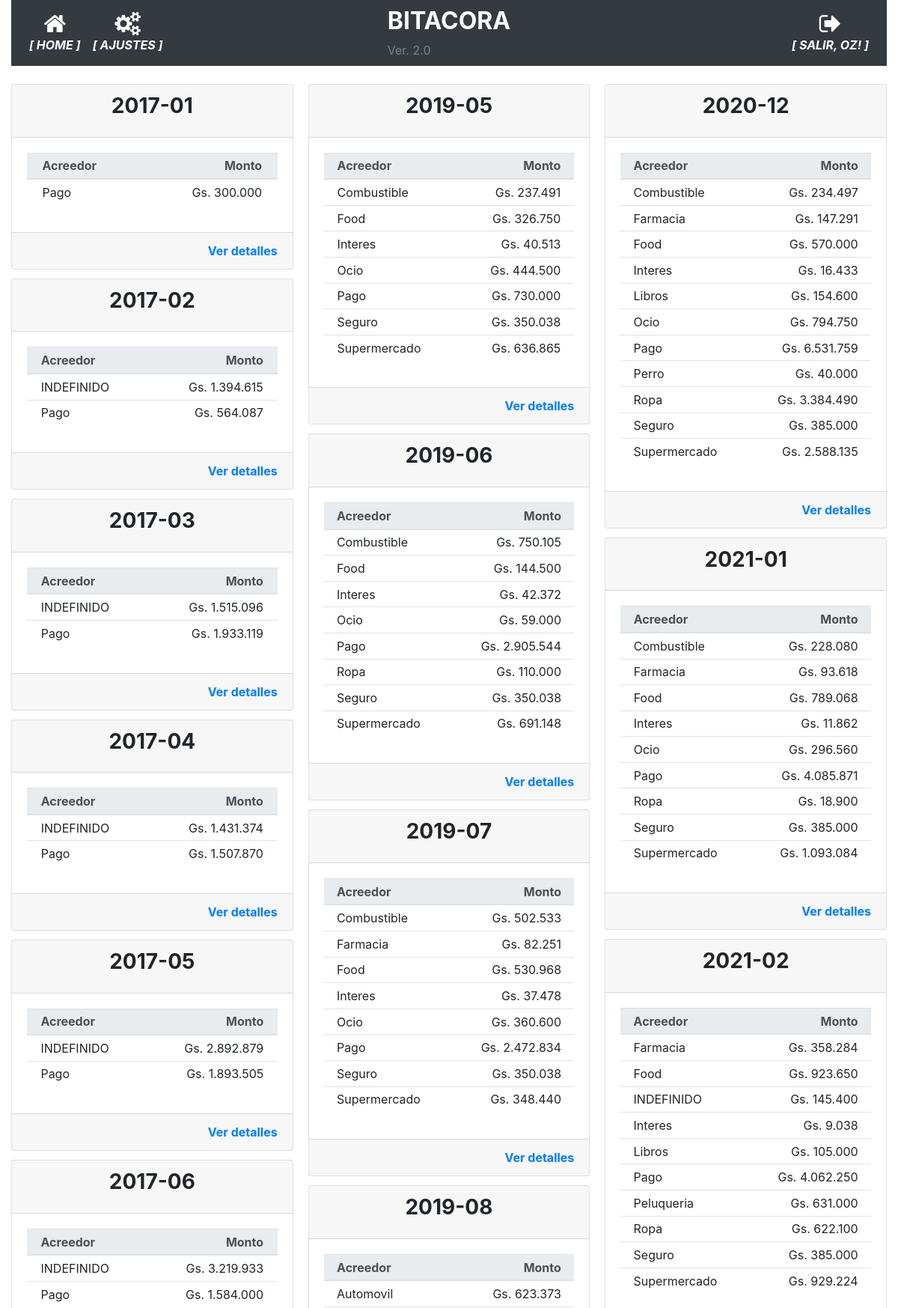
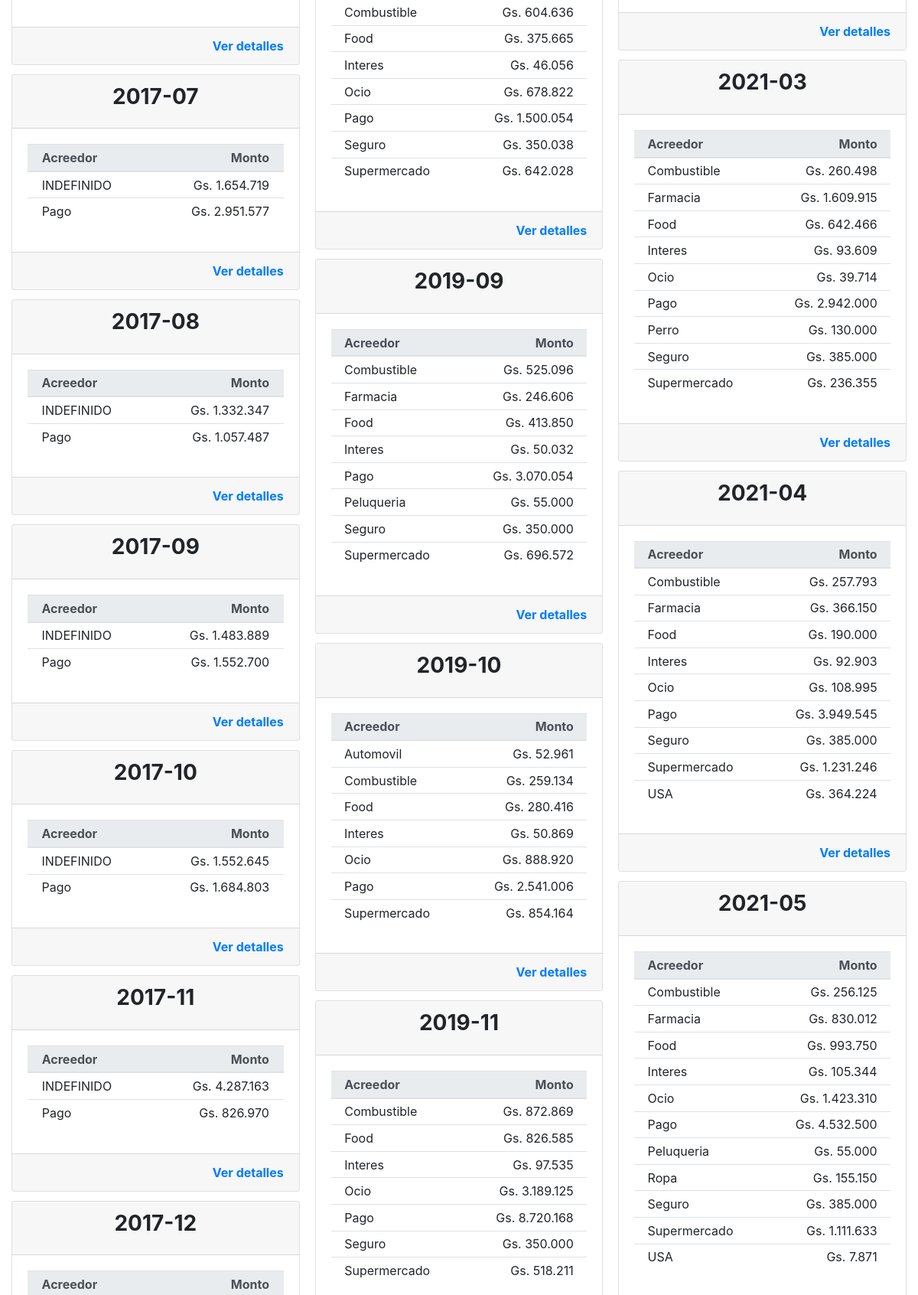
/historial_operacion (signed in, upper part), run on the app's committed database (2 pictures, top to bottom).
### app/models.py (models this page shows, shortened)
class User(UserMixin, db.Model):
    id = db.Column(db.Integer, primary_key=True)
    username = db.Column(db.String(64), index=True, unique=True)
    email = db.Column(db.String(120), index=True, unique=True)
    password_hash = db.Column(db.String(128))
    perfil = db.Column(db.String(128))

class TiposMovimiento(db.Model):
    __tablename__='tipos_movimiento'
    id = db.Column(db.Integer, primary_key=True)
    tipo = db.Column(db.String(100), nullable=False)

### app/routes.py (the view)
@app.route('/historial_operacion', methods=['GET', 'POST'])
@login_required
def historial_operacion():
    operaciones = db.session.query(func.strftime("%Y-%m", Movimientos.fecha_operacion).label('fecha'), TiposMovimiento.tipo.label('acreedor'), func.sum(Movimientos.monto_operacion).label('total')).join(TiposMovimiento).group_by(func.strftime("%Y-%m", Movimientos.fecha_operacion), TiposMovimiento.tipo).all()
    return render_template('historial_operaciones.html', gastos=operaciones)#, anno=anno, movimientos_anno=movimientos_anno, movimientos_anno_especifico=movimientos_anno_especifico, movimientos_mes_especifico=movimientos_mes_especifico, movimientos_mes_detalle=movimientos_mes_detalle)

### app/models.py (called while the page is built)
@login.user_loader
def load_user(id):
    return User.query.get(int(id))

### app/templates/historial_operaciones.html
{% extends "base.html" %}
{% block main %}
<div class="card-columns">
    {% for fecha, detalle_gasto in gastos | groupby('fecha') %}
    <div class="card card-responsive">
        <div class="card-header">
            <h3 class="card-title text-center"><strong>{{ fecha }}</strong></h3>
        </div>
        <div class="card-body">
            <table class="table table-sm">
                <thead class="thead-light">
                    <th></th>
                    <th>Acreedor</th>
                    <th class="card-text text-right">Monto</th>
                    <th></th>
                </thead>
                <tbody>
                    {% for gasto in detalle_gasto %}
                    <tr>
                        <td></td>
                        <td>{{gasto.acreedor}}</td>
                        <td class="card-text text-right">{{ "Gs. {:,.0f}".format(gasto.total).replace(",", ".") }}</td>
                        <td></td>
                    </tr>
                    {% endfor %}
                </tbody>
            </table>
        </div>
        <div class="card-footer text-muted text-right">
            <a href="{{ url_for('movimientos_mes', mes=fecha) }}" class="card-link"><strong>Ver detalles</strong></a>
        </div>
    </div>
    {% endfor %}
</div>
{% endblock %}

### app/templates/base.html (shortened to what this page needs)
<!doctype html>
<html lang="en">
  <head>
    <link rel="stylesheet" href="https://stackpath.bootstrapcdn.com/bootstrap/4.5.0/css/bootstrap.min.css">
    <link rel="stylesheet" href="https://maxcdn.bootstrapcdn.com/font-awesome/4.4.0/css/font-awesome.min.css">
  </head>
  <body>
    <div class="container-fluid">
      <nav class="navbar navbar-expand-md navbar-dark bg-dark">
        <div class="navbar-collapse collapse w-100 order-1 order-md-0 dual-collapse2">
            <ul class="navbar-nav mr-auto text-center">
              <li class="nav-item active">
                <a href="{{ url_for('index') }}" class="nav-link d-flex flex-column">
                <i class="fa fa-home fa-2x"></i>
                <span class="d-none d-sm-inline"><i><strong>[ HOME ]</strong></i></span></a>
              </li>
              <li class="nav-item active">
                <a href="{{ url_for('parametrico') }}" class="nav-link d-flex flex-column">
                <i class="fa fa-cogs fa-2x"></i>
                <span class="d-none d-sm-inline"><i><strong>[ AJUSTES ]</strong></i></span></a>
              </li>
            </ul>
        </div>
        <div class="mx-auto order-0">
            <h2 class="mx-auto text-light"><strong>BITACORA</strong></h2>
            <span style="color: grey">Ver. 2.0</span>
        </div>
        <div class="navbar-collapse collapse w-100 order-3 dual-collapse2">
            <ul class="navbar-nav ml-auto text-center">
              <li class="nav-item active">
                {% if current_user.is_anonymous %}
                  <a href="{{ url_for('logout') }}" class="nav-link d-flex flex-column">
                  <i class="fa fa-sign-in fa-2x"></i>
                  <span class="d-none d-sm-inline"><i><strong>[ ACCEDER ]</strong></i></span></a>
                {% else %}
                  <a href="{{ url_for('logout') }}" class="nav-link d-flex flex-column">
                  <i class="fa fa-sign-out fa-2x"></i>
                  <span class="d-none d-sm-inline"><i><strong>[ SALIR, {{ current_user.username | upper }}! ]</strong></i></span></a>
                {% endif %}
              </li>
            </ul>
        </div>
    </nav>
    <br>
      <div>
        {% block main %}{% endblock %}
      </div>
    </div>
  </body>
</html>

### data on the page
User: username "OZ"
TiposMovimiento: acreedor "Pago", total "Gs. 300.000", total "Gs. 564.087", total "Gs. 1.933.119", total "Gs. 1.507.870", total "Gs. 1.893.505", total "Gs. 1.584.000", total "Gs. 2.951.577", total "Gs. 1.057.487", total "Gs. 1.552.700", total "Gs. 1.684.803", total "Gs. 826.970", total "Gs. 730.000", total "Gs. 2.905.544", total "Gs. 2.472.834", total "Gs. 1.500.054", total "Gs. 3.070.054", total "Gs. 2.541.006", total "Gs. 8.720.168", total "Gs. 6.531.759", total "Gs. 4.085.871", total "Gs. 4.062.250", total "Gs. 2.942.000", total "Gs. 3.949.545", total "Gs. 4.532.500"
TiposMovimiento: acreedor "INDEFINIDO", total "Gs. 1.394.615", total "Gs. 1.515.096", total "Gs. 1.431.374", total "Gs. 2.892.879", total "Gs. 3.219.933", total "Gs. 1.654.719", total "Gs. 1.332.347", total "Gs. 1.483.889", total "Gs. 1.552.645", total "Gs. 4.287.163", total "Gs. 145.400"
TiposMovimiento: acreedor "Combustible", total "Gs. 237.491", total "Gs. 750.105", total "Gs. 502.533", total "Gs. 604.636", total "Gs. 525.096", total "Gs. 259.134", total "Gs. 872.869", total "Gs. 234.497", total "Gs. 228.080", total "Gs. 260.498", total "Gs. 257.793", total "Gs. 256.125"
TiposMovimiento: acreedor "Food", total "Gs. 326.750", total "Gs. 144.500", total "Gs. 530.968", total "Gs. 375.665", total "Gs. 413.850", total "Gs. 280.416", total "Gs. 826.585", total "Gs. 570.000", total "Gs. 789.068", total "Gs. 923.650", total "Gs. 642.466", total "Gs. 190.000", total "Gs. 993.750"
TiposMovimiento: acreedor "Interes", total "Gs. 40.513", total "Gs. 42.372", total "Gs. 37.478", total "Gs. 46.056", total "Gs. 50.032", total "Gs. 50.869", total "Gs. 97.535", total "Gs. 16.433", total "Gs. 11.862", total "Gs. 9.038", total "Gs. 93.609", total "Gs. 92.903", total "Gs. 105.344"
TiposMovimiento: acreedor "Ocio", total "Gs. 444.500", total "Gs. 59.000", total "Gs. 360.600", total "Gs. 678.822", total "Gs. 888.920", total "Gs. 3.189.125", total "Gs. 794.750", total "Gs. 296.560", total "Gs. 39.714", total "Gs. 108.995", total "Gs. 1.423.310"
TiposMovimiento: acreedor "Seguro", total "Gs. 350.038", total "Gs. 350.000", total "Gs. 385.000"
TiposMovimiento: acreedor "Supermercado", total "Gs. 636.865", total "Gs. 691.148", total "Gs. 348.440", total "Gs. 642.028", total "Gs. 696.572", total "Gs. 854.164", total "Gs. 518.211", total "Gs. 2.588.135", total "Gs. 1.093.084", total "Gs. 929.224", total "Gs. 236.355", total "Gs. 1.231.246", total "Gs. 1.111.633"
TiposMovimiento: acreedor "Ropa", total "Gs. 110.000", total "Gs. 3.384.490", total "Gs. 18.900", total "Gs. 622.100", total "Gs. 155.150"
TiposMovimiento: acreedor "Farmacia", total "Gs. 82.251", total "Gs. 246.606", total "Gs. 147.291", total "Gs. 93.618", total "Gs. 358.284", total "Gs. 1.609.915", total "Gs. 366.150", total "Gs. 830.012"
TiposMovimiento: acreedor "Automovil", total "Gs. 623.373", total "Gs. 52.961"
TiposMovimiento: acreedor "Peluqueria", total "Gs. 55.000", total "Gs. 631.000"
TiposMovimiento: acreedor "Libros", total "Gs. 154.600", total "Gs. 105.000"
TiposMovimiento: acreedor "Perro", total "Gs. 40.000", total "Gs. 130.000"
TiposMovimiento: acreedor "USA", total "Gs. 364.224", total "Gs. 7.871"

### other printed values
{{ fecha }} "2017-01" "2017-02" "2017-03" "2017-04" "2017-05" "2017-06" "2017-07" "2017-08" "2017-09" "2017-10" "2017-11" "2017-12" "2019-05" "2019-06" "2019-07" "2019-08" "2019-09" "2019-10" "2019-11" "2020-12" "2021-01" "2021-02" "2021-03" "2021-04" "2021-05"
